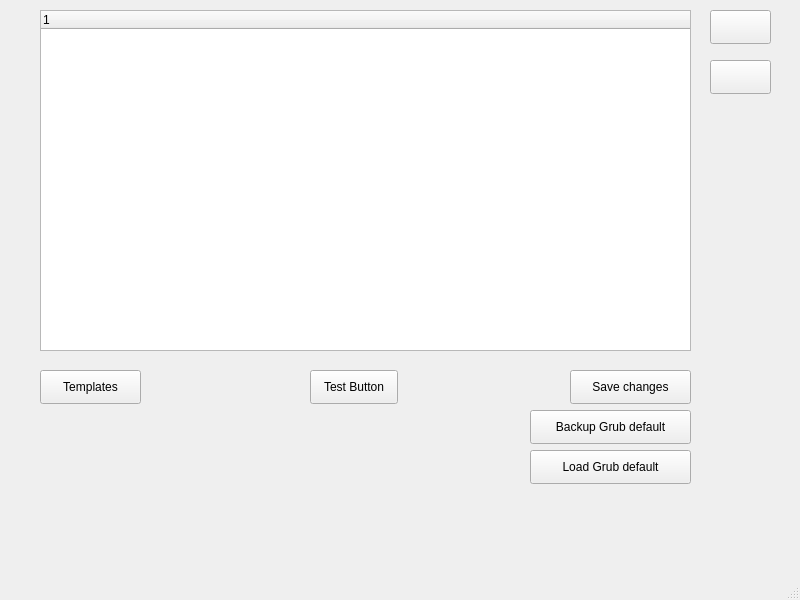
<?xml version="1.0" encoding="UTF-8"?>
<ui version="4.0">
 <class>MainWindow</class>
 <widget class="QMainWindow" name="MainWindow">
  <property name="geometry">
   <rect>
    <x>0</x>
    <y>0</y>
    <width>800</width>
    <height>600</height>
   </rect>
  </property>
  <property name="sizePolicy">
   <sizepolicy hsizetype="Fixed" vsizetype="Fixed">
    <horstretch>0</horstretch>
    <verstretch>0</verstretch>
   </sizepolicy>
  </property>
  <property name="minimumSize">
   <size>
    <width>800</width>
    <height>600</height>
   </size>
  </property>
  <property name="maximumSize">
   <size>
    <width>800</width>
    <height>600</height>
   </size>
  </property>
  <property name="windowTitle">
   <string>MainWindow</string>
  </property>
  <widget class="QWidget" name="centralwidget">
   <widget class="QTreeWidget" name="treeWidget">
    <property name="geometry">
     <rect>
      <x>40</x>
      <y>10</y>
      <width>651</width>
      <height>341</height>
     </rect>
    </property>
    <column>
     <property name="text">
      <string notr="true">1</string>
     </property>
    </column>
   </widget>
   <widget class="QPushButton" name="pushButton">
    <property name="geometry">
     <rect>
      <x>710</x>
      <y>60</y>
      <width>61</width>
      <height>34</height>
     </rect>
    </property>
    <property name="text">
     <string/>
    </property>
   </widget>
   <widget class="QPushButton" name="pushButton_2">
    <property name="geometry">
     <rect>
      <x>710</x>
      <y>10</y>
      <width>61</width>
      <height>34</height>
     </rect>
    </property>
    <property name="text">
     <string/>
    </property>
   </widget>
   <widget class="QPushButton" name="pushButton_3">
    <property name="geometry">
     <rect>
      <x>40</x>
      <y>370</y>
      <width>101</width>
      <height>34</height>
     </rect>
    </property>
    <property name="text">
     <string>Templates</string>
    </property>
   </widget>
   <widget class="QPushButton" name="pushButton_4">
    <property name="geometry">
     <rect>
      <x>570</x>
      <y>370</y>
      <width>121</width>
      <height>34</height>
     </rect>
    </property>
    <property name="text">
     <string>Save changes</string>
    </property>
   </widget>
   <widget class="QPushButton" name="pushButton_5">
    <property name="geometry">
     <rect>
      <x>530</x>
      <y>410</y>
      <width>161</width>
      <height>34</height>
     </rect>
    </property>
    <property name="text">
     <string>Backup Grub default</string>
    </property>
   </widget>
   <widget class="QPushButton" name="pushButton_6">
    <property name="geometry">
     <rect>
      <x>530</x>
      <y>450</y>
      <width>161</width>
      <height>34</height>
     </rect>
    </property>
    <property name="text">
     <string>Load Grub default</string>
    </property>
   </widget>
   <widget class="QPushButton" name="pushButton_7">
    <property name="geometry">
     <rect>
      <x>310</x>
      <y>370</y>
      <width>88</width>
      <height>34</height>
     </rect>
    </property>
    <property name="text">
     <string>Test Button</string>
    </property>
   </widget>
  </widget>
  <widget class="QMenuBar" name="menubar">
   <property name="geometry">
    <rect>
     <x>0</x>
     <y>0</y>
     <width>800</width>
     <height>30</height>
    </rect>
   </property>
  </widget>
  <widget class="QStatusBar" name="statusbar"/>
 </widget>
 <resources/>
 <connections/>
</ui>
